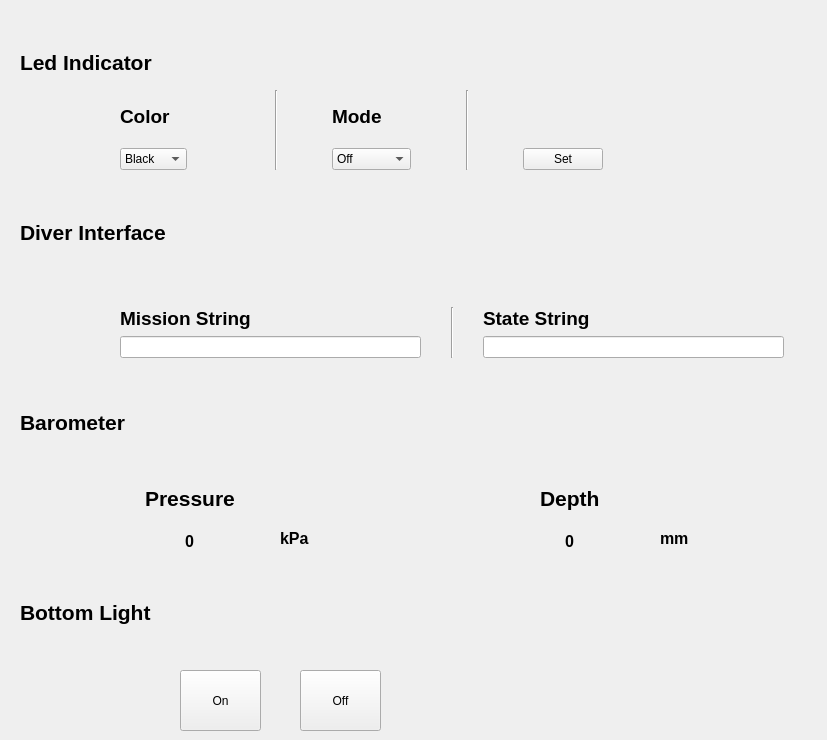
         <widget class="QWidget" name="led_indicator">
          <attribute name="title">
           <string>Miscellaneous</string>
          </attribute>
          <widget class="QWidget" name="gridLayoutWidget_8">
           <property name="geometry">
            <rect>
             <x>120</x>
             <y>90</y>
             <width>483</width>
             <height>80</height>
            </rect>
           </property>
           <layout class="QGridLayout" name="gridLayout_9">
            <item row="0" column="1">
             <spacer name="horizontalSpacer_3">
              <property name="orientation">
               <enum>Qt::Horizontal</enum>
              </property>
              <property name="sizeHint" stdset="0">
               <size>
                <width>40</width>
                <height>20</height>
               </size>
              </property>
             </spacer>
            </item>
            <item row="1" column="0">
             <widget class="QComboBox" name="comboBox_Led_Color">
              <item>
               <property name="text">
                <string>Black</string>
               </property>
              </item>
              <item>
               <property name="text">
                <string>Red</string>
               </property>
              </item>
              <item>
               <property name="text">
                <string>Yellow</string>
               </property>
              </item>
              <item>
               <property name="text">
                <string>Cyan</string>
               </property>
              </item>
              <item>
               <property name="text">
                <string>Green</string>
               </property>
              </item>
              <item>
               <property name="text">
                <string>White</string>
               </property>
              </item>
             </widget>
            </item>
            <item row="0" column="0">
             <widget class="QLabel" name="label_33">
              <property name="font">
               <font>
                <pointsize>14</pointsize>
                <weight>75</weight>
                <bold>true</bold>
               </font>
              </property>
              <property name="text">
               <string>Color</string>
              </property>
             </widget>
            </item>
            <item row="1" column="1">
             <spacer name="horizontalSpacer_2">
              <property name="orientation">
               <enum>Qt::Horizontal</enum>
              </property>
              <property name="sizeHint" stdset="0">
               <size>
                <width>40</width>
                <height>20</height>
               </size>
              </property>
             </spacer>
            </item>
            <item row="1" column="3">
             <widget class="QComboBox" name="comboBox_Led_Mode">
              <item>
               <property name="text">
                <string>Off</string>
               </property>
              </item>
              <item>
               <property name="text">
                <string>Blink</string>
               </property>
              </item>
              <item>
               <property name="text">
                <string>On</string>
               </property>
              </item>
              <item>
               <property name="text">
                <string>Rainbow</string>
               </property>
              </item>
             </widget>
            </item>
            <item row="1" column="5">
             <widget class="QPushButton" name="pushButton_Led_Set">
              <property name="text">
               <string>Set</string>
              </property>
             </widget>
            </item>
            <item row="0" column="3">
             <widget class="QLabel" name="label_34">
              <property name="font">
               <font>
                <pointsize>14</pointsize>
                <weight>75</weight>
                <bold>true</bold>
               </font>
              </property>
              <property name="text">
               <string>Mode</string>
              </property>
             </widget>
            </item>
            <item row="0" column="2" rowspan="2">
             <widget class="Line" name="line_14">
              <property name="minimumSize">
               <size>
                <width>100</width>
                <height>0</height>
               </size>
              </property>
              <property name="orientation">
               <enum>Qt::Vertical</enum>
              </property>
             </widget>
            </item>
            <item row="0" column="4" rowspan="2">
             <widget class="Line" name="line_15">
              <property name="minimumSize">
               <size>
                <width>100</width>
                <height>0</height>
               </size>
              </property>
              <property name="orientation">
               <enum>Qt::Vertical</enum>
              </property>
             </widget>
            </item>
           </layout>
          </widget>
          <widget class="QLabel" name="label_71">
           <property name="geometry">
            <rect>
             <x>20</x>
             <y>40</y>
             <width>151</width>
             <height>45</height>
            </rect>
           </property>
           <property name="font">
            <font>
             <pointsize>16</pointsize>
             <weight>75</weight>
             <bold>true</bold>
            </font>
           </property>
           <property name="text">
            <string>Led Indicator</string>
           </property>
          </widget>
          <widget class="QLabel" name="label_72">
           <property name="geometry">
            <rect>
             <x>20</x>
             <y>210</y>
             <width>161</width>
             <height>45</height>
            </rect>
           </property>
           <property name="font">
            <font>
             <pointsize>16</pointsize>
             <weight>75</weight>
             <bold>true</bold>
            </font>
           </property>
           <property name="text">
            <string>Diver Interface</string>
           </property>
          </widget>
          <widget class="QLabel" name="label_73">
           <property name="geometry">
            <rect>
             <x>20</x>
             <y>400</y>
             <width>161</width>
             <height>45</height>
            </rect>
           </property>
           <property name="font">
            <font>
             <pointsize>16</pointsize>
             <weight>75</weight>
             <bold>true</bold>
            </font>
           </property>
           <property name="text">
            <string>Barometer</string>
           </property>
          </widget>
          <widget class="QLabel" name="label_Baro_press_4">
           <property name="geometry">
            <rect>
             <x>660</x>
             <y>520</y>
             <width>158</width>
             <height>36</height>
            </rect>
           </property>
           <property name="font">
            <font>
             <pointsize>12</pointsize>
             <weight>75</weight>
             <bold>true</bold>
            </font>
           </property>
           <property name="text">
            <string>mm</string>
           </property>
          </widget>
          <widget class="QLabel" name="label_Baro_press_3">
           <property name="geometry">
            <rect>
             <x>280</x>
             <y>520</y>
             <width>158</width>
             <height>36</height>
            </rect>
           </property>
           <property name="font">
            <font>
             <pointsize>12</pointsize>
             <weight>75</weight>
             <bold>true</bold>
            </font>
           </property>
           <property name="text">
            <string>kPa</string>
           </property>
          </widget>
          <widget class="QWidget" name="verticalLayoutWidget_2">
           <property name="geometry">
            <rect>
             <x>490</x>
             <y>480</y>
             <width>160</width>
             <height>80</height>
            </rect>
           </property>
           <layout class="QVBoxLayout" name="verticalLayout_4">
            <item alignment="Qt::AlignHCenter">
             <widget class="QLabel" name="label_26">
              <property name="font">
               <font>
                <pointsize>16</pointsize>
                <weight>75</weight>
                <bold>true</bold>
               </font>
              </property>
              <property name="text">
               <string>Depth</string>
              </property>
             </widget>
            </item>
            <item alignment="Qt::AlignHCenter">
             <widget class="QLabel" name="label_Baro_press_2">
              <property name="font">
               <font>
                <pointsize>12</pointsize>
                <weight>75</weight>
                <bold>true</bold>
               </font>
              </property>
              <property name="text">
               <string>0</string>
              </property>
             </widget>
            </item>
           </layout>
          </widget>
          <widget class="QWidget" name="verticalLayoutWidget">
           <property name="geometry">
            <rect>
             <x>110</x>
             <y>480</y>
             <width>160</width>
             <height>80</height>
            </rect>
           </property>
           <layout class="QVBoxLayout" name="verticalLayout_3">
            <item alignment="Qt::AlignHCenter">
             <widget class="QLabel" name="label_19">
              <property name="font">
               <font>
                <pointsize>16</pointsize>
                <weight>75</weight>
                <bold>true</bold>
               </font>
              </property>
              <property name="text">
               <string>Pressure</string>
              </property>
             </widget>
            </item>
            <item alignment="Qt::AlignHCenter">
             <widget class="QLabel" name="label_Baro_press">
              <property name="font">
               <font>
                <pointsize>12</pointsize>
                <weight>75</weight>
                <bold>true</bold>
               </font>
              </property>
              <property name="text">
               <string>0</string>
              </property>
             </widget>
            </item>
           </layout>
          </widget>
          <widget class="QWidget" name="gridLayoutWidget_9">
           <property name="geometry">
            <rect>
             <x>120</x>
             <y>240</y>
             <width>664</width>
             <height>118</height>
            </rect>
           </property>
           <layout class="QGridLayout" name="gridLayout_10">
            <item row="1" column="0">
             <widget class="QLabel" name="label_31">
              <property name="maximumSize">
               <size>
                <width>16777215</width>
                <height>100</height>
               </size>
              </property>
              <property name="font">
               <font>
                <pointsize>14</pointsize>
                <weight>75</weight>
                <bold>true</bold>
               </font>
              </property>
              <property name="text">
               <string>Mission String</string>
              </property>
             </widget>
            </item>
            <item row="2" column="0">
             <widget class="QLineEdit" name="lineEdit_Div_Mission_string">
              <property name="minimumSize">
               <size>
                <width>300</width>
                <height>0</height>
               </size>
              </property>
             </widget>
            </item>
            <item row="2" column="2">
             <widget class="QLineEdit" name="lineEdit_Div_State_String">
              <property name="minimumSize">
               <size>
                <width>300</width>
                <height>0</height>
               </size>
              </property>
             </widget>
            </item>
            <item row="1" column="2">
             <widget class="QLabel" name="label_32">
              <property name="maximumSize">
               <size>
                <width>16777215</width>
                <height>100</height>
               </size>
              </property>
              <property name="font">
               <font>
                <pointsize>14</pointsize>
                <weight>75</weight>
                <bold>true</bold>
               </font>
              </property>
              <property name="text">
               <string>State String</string>
              </property>
             </widget>
            </item>
            <item row="0" column="0">
             <spacer name="verticalSpacer_4">
              <property name="orientation">
               <enum>Qt::Vertical</enum>
              </property>
              <property name="sizeHint" stdset="0">
               <size>
                <width>20</width>
                <height>40</height>
               </size>
              </property>
             </spacer>
            </item>
            <item row="0" column="2">
             <spacer name="verticalSpacer_5">
              <property name="orientation">
               <enum>Qt::Vertical</enum>
              </property>
              <property name="sizeHint" stdset="0">
               <size>
                <width>20</width>
                <height>40</height>
               </size>
              </property>
             </spacer>
            </item>
            <item row="1" column="1" rowspan="2">
             <widget class="Line" name="line_13">
              <property name="minimumSize">
               <size>
                <width>50</width>
                <height>0</height>
               </size>
              </property>
              <property name="orientation">
               <enum>Qt::Vertical</enum>
              </property>
             </widget>
            </item>
           </layout>
          </widget>
          <widget class="QLabel" name="label_74">
           <property name="geometry">
            <rect>
             <x>20</x>
             <y>590</y>
             <width>161</width>
             <height>45</height>
            </rect>
           </property>
           <property name="font">
            <font>
             <pointsize>16</pointsize>
             <weight>75</weight>
             <bold>true</bold>
            </font>
           </property>
           <property name="text">
            <string>Bottom Light</string>
           </property>
          </widget>
          <widget class="QPushButton" name="pushButton_Bot_Light_On">
           <property name="geometry">
            <rect>
             <x>180</x>
             <y>670</y>
             <width>81</width>
             <height>61</height>
            </rect>
           </property>
           <property name="text">
            <string>On</string>
           </property>
          </widget>
          <widget class="QPushButton" name="pushButton_Bot_Light_Off">
           <property name="geometry">
            <rect>
             <x>300</x>
             <y>670</y>
             <width>81</width>
             <height>61</height>
            </rect>
           </property>
           <property name="text">
            <string>Off</string>
           </property>
          </widget>
         </widget>
